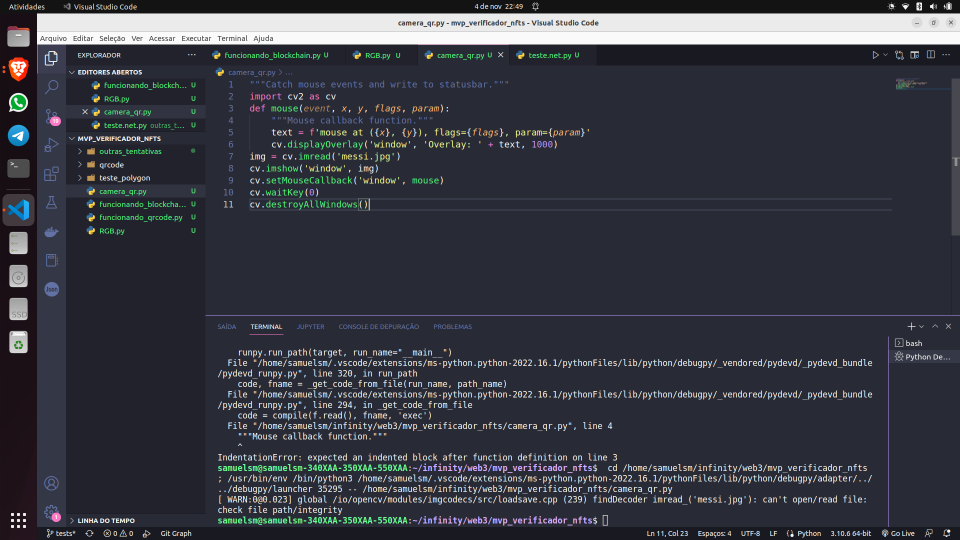
#> input picture outras_funcoes/messi.png, 1920 x 1080 px (shown at 1/2 size)
$ python tratemento_imagem.py
#> lines starting #> are read from the running program, lines starting #| are printed output that depends on the picture
"""Add and subtract"""
import cv2 as cv
import numpy as np
img = cv.imread('messi.png')
#> img is the input picture: shape (1080, 1920, 3); mean B, G, R 67.5, 58.2, 56
img = cv.resize(img, None, fx=0.5, fy=0.5, interpolation=cv.INTER_CUBIC)
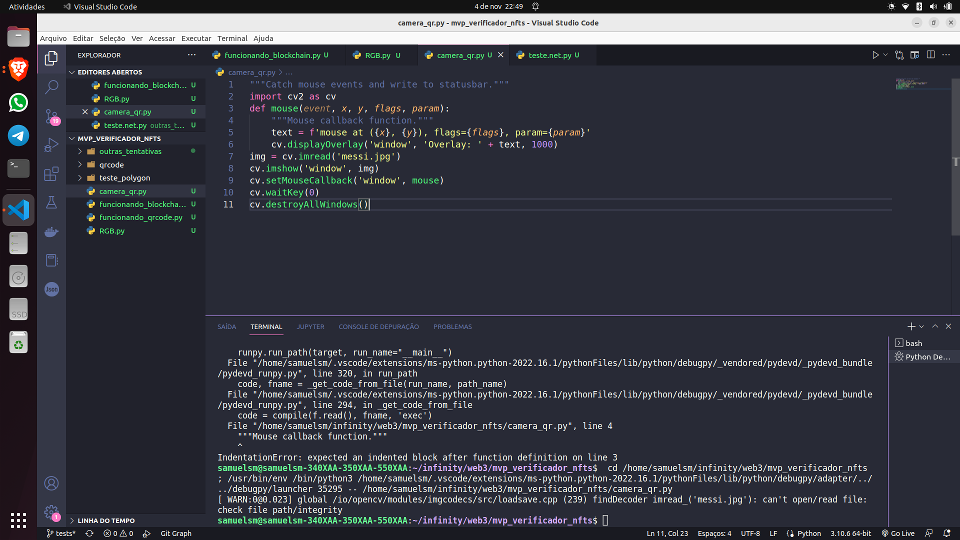
#> img: shape (540, 960, 3); mean B, G, R 67.5, 58.1, 56
M = np.ones(img.shape, dtype='uint8') * 40
brighter = cv.add(img, M)
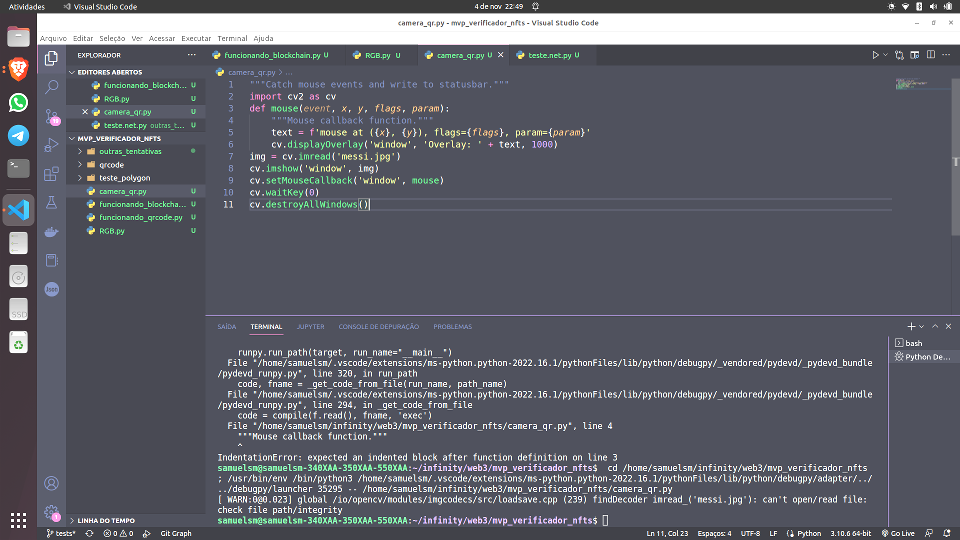
#> brighter: shape (540, 960, 3); mean B, G, R 105.9, 96.5, 94.4
darker = cv.subtract(img, M)
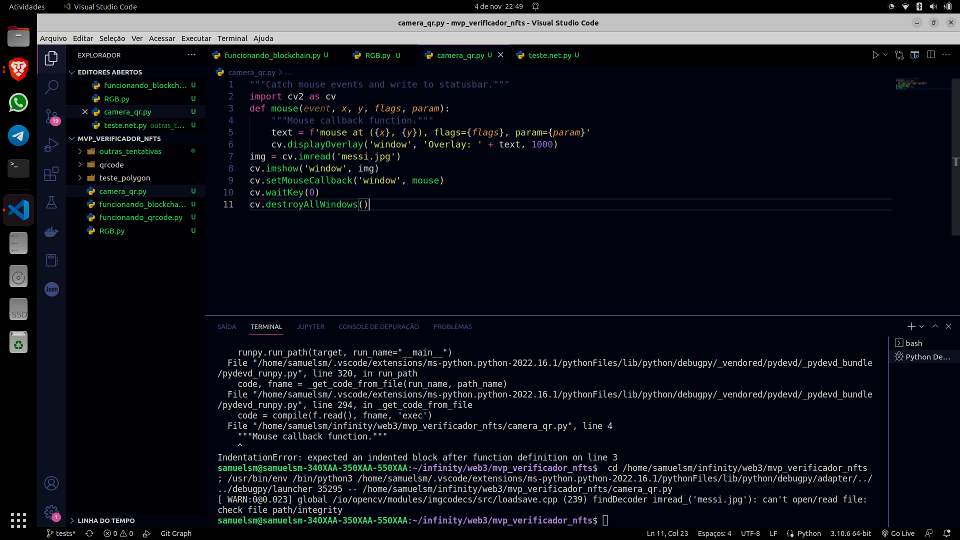
#> darker: shape (540, 960, 3); mean B, G, R 28.8, 20.9, 18.6
img2 = np.hstack([img, brighter, darker])
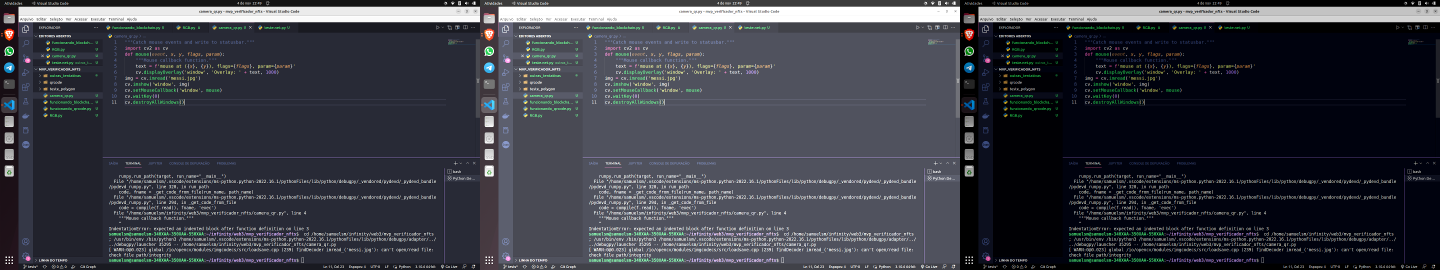
#> img2: shape (540, 2880, 3) (shown at 1/2 size); mean B, G, R 67.4, 58.5, 56.3
cv.imshow('window', img2)
cv.waitKey(0)
cv.destroyAllWindows()
